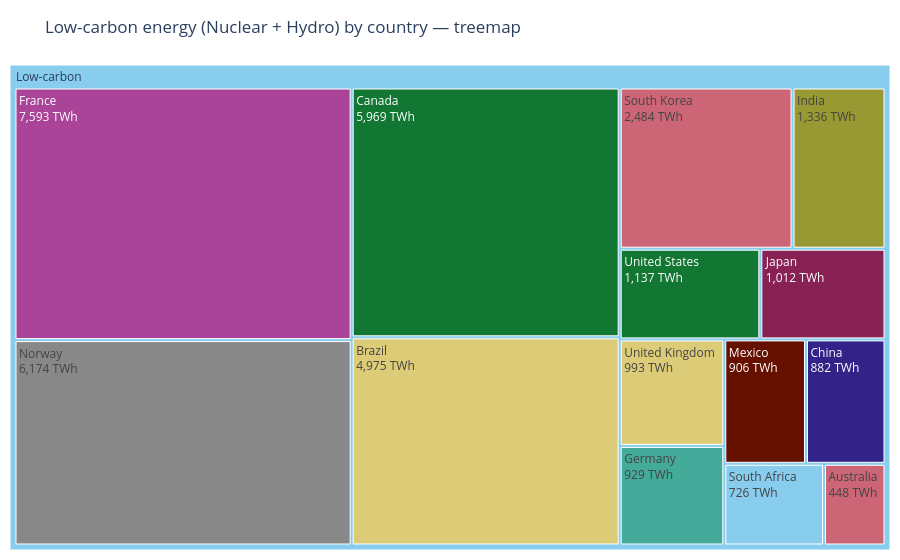
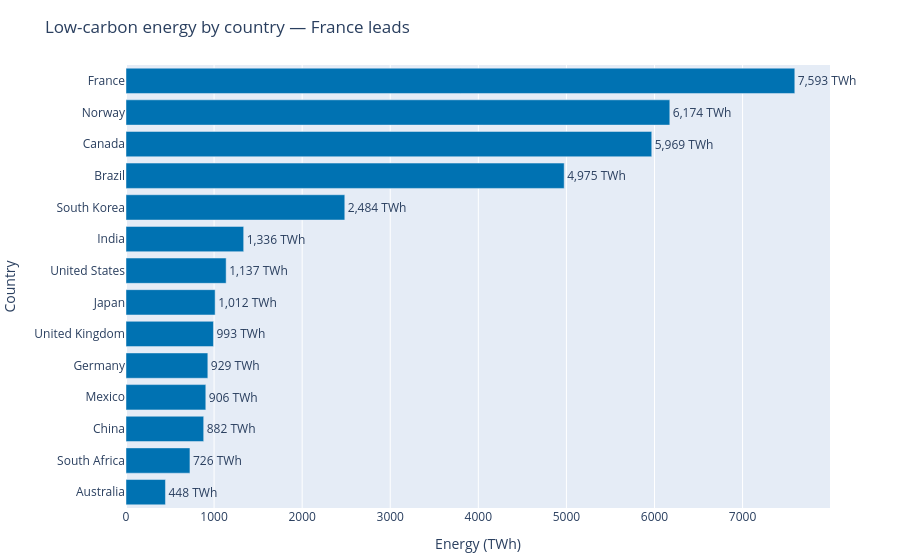

The notebook cell these images were saved under, in order:
### Markdown cell above
## Task 2 — Treemap vs bar: low-carbon energy by country

**What to build:** Build **both** a treemap and a horizontal bar chart showing total low-carbon TWh (Nuclear + Hydro) per country. Then answer the question in a markdown cell below.

**Requirements:**
- Filter to `Source_Type == 'Low-carbon'` and aggregate TWh by country
- Treemap: single-level `path=['All', 'Country']` with a dummy root node labelled `'Low-carbon'`
- Bar chart: sorted by TWh, horizontal orientation, CVD-safe colour
- Both charts show TWh values, not percentages
- Insight title on the bar chart naming the leading country

### Code cell
# Task 2 — Low-carbon energy treemap and horizontal bar chart

# Keep Nuclear and Hydro (Source_Type == "Low-carbon") and aggregate by country.
df_low_carbon = df.loc[df["Source_Type"] == "Low-carbon"].copy()

if df_low_carbon.empty:
    raise ValueError("No low-carbon rows were found. Check the Source values in the CSV.")

low_carbon_country = (
    df_low_carbon.groupby("Country", as_index=False)["TWh"]
    .sum()
    .sort_values("TWh", ascending=False)
)
low_carbon_country["All"] = "Low-carbon"

# Treemap: single-level hierarchy under the dummy root 'Low-carbon'.
fig2a = px.treemap(
    low_carbon_country,
    path=["All", "Country"],
    values="TWh",
    color="Country",
    color_discrete_sequence=px.colors.qualitative.Safe
)
fig2a.update_traces(
    texttemplate="%{label}<br>%{value:,.0f} TWh",
    hovertemplate="<b>%{label}</b><br>%{value:,.2f} TWh<extra></extra>"
)
fig2a.update_layout(
    title="Low-carbon energy (Nuclear + Hydro) by country — treemap",
    margin=dict(t=65, l=10, r=10, b=10)
)
fig2a.show()

# Horizontal bar chart: sorted from highest to lowest.
leading_country = low_carbon_country.iloc[0]
fig2b = px.bar(
    low_carbon_country.sort_values("TWh", ascending=True),
    x="TWh",
    y="Country",
    orientation="h",
    text="TWh",
    color_discrete_sequence=["#0072B2"]
)
fig2b.update_traces(
    texttemplate="%{text:,.0f} TWh",
    textposition="outside",
    cliponaxis=False
)
fig2b.update_layout(
    title=f"Low-carbon energy by country — {leading_country['Country']} leads",
    xaxis_title="Energy (TWh)",
    yaxis_title="Country",
    margin=dict(t=65, l=10, r=70, b=10)
)
fig2b.show()

print(
    f"Insight: {leading_country['Country']} has the highest combined Nuclear + Hydro "
    f"output at {leading_country['TWh']:,.1f} TWh."
)

### Figure 1 — Plotly figure (JSON) as saved in the notebook; plotly's stock layout.template omitted (floating-point values rounded to 4 significant figures)
{"data": [{"branchvalues": "total", "customdata": [["(?)"], ["Australia"], ["Brazil"], ["Canada"], ["China"], ["France"], ["Germany"], ["India"], ["Japan"], ["Mexico"], ["Norway"], ["South Africa"], ["South Korea"], ["United Kingdom"], ["United States"]], "domain": {"x": [0, 1], "y": [0, 1]}, "hovertemplate": "<b>%{label}</b><br>%{value:,.2f} TWh<extra></extra>", "ids": ["Low-carbon", "Low-carbon/Australia", "Low-carbon/Brazil", "Low-carbon/Canada", "Low-carbon/China", "Low-carbon/France", "Low-carbon/Germany", "Low-carbon/India", "Low-carbon/Japan", "Low-carbon/Mexico", "Low-carbon/Norway", "Low-carbon/South Africa", "Low-carbon/South Korea", "Low-carbon/United Kingdom", "Low-carbon/United States"], "labels": ["Low-carbon", "Australia", "Brazil", "Canada", "China", "France", "Germany", "India", "Japan", "Mexico", "Norway", "South Africa", "South Korea", "United Kingdom", "United States"], "marker": {"colors": ["rgb(136, 204, 238)", "rgb(204, 102, 119)", "rgb(221, 204, 119)", "rgb(17, 119, 51)", "rgb(51, 34, 136)", "rgb(170, 68, 153)", "rgb(68, 170, 153)", "rgb(153, 153, 51)", "rgb(136, 34, 85)", "rgb(102, 17, 0)", "rgb(136, 136, 136)", "rgb(136, 204, 238)", "rgb(204, 102, 119)", "rgb(221, 204, 119)", "rgb(17, 119, 51)"]}, "name": "", "parents": ["", "Low-carbon", "Low-carbon", "Low-carbon", "Low-carbon", "Low-carbon", "Low-carbon", "Low-carbon", "Low-carbon", "Low-carbon", "Low-carbon", "Low-carbon", "Low-carbon", "Low-carbon", "Low-carbon"], "texttemplate": "%{label}<br>%{value:,.0f} TWh", "type": "treemap", "values": [35560.0, 448.0, 4975.0, 5969.0, 882.0, 7593.0, 929.0, 1336.0, 1012.0, 906.0, 6174.0, 726.0, 2484.0, 993.0, 1137.0]}], "layout": {"legend": {"tracegroupgap": 0}, "margin": {"b": 10, "l": 10, "r": 10, "t": 65}, "title": {"text": "Low-carbon energy (Nuclear + Hydro) by country — treemap"}, "treemapcolorway": ["rgb(136, 204, 238)", "rgb(204, 102, 119)", "rgb(221, 204, 119)", "rgb(17, 119, 51)", "rgb(51, 34, 136)", "rgb(170, 68, 153)", "rgb(68, 170, 153)", "rgb(153, 153, 51)", "rgb(136, 34, 85)", "rgb(102, 17, 0)", "rgb(136, 136, 136)"]}}

### Figure 2 — Plotly figure (JSON) as saved in the notebook; plotly's stock layout.template omitted (floating-point values rounded to 4 significant figures)
{"data": [{"cliponaxis": false, "hovertemplate": "TWh=%{text}<br>Country=%{y}<extra></extra>", "legendgroup": "", "marker": {"color": "#0072B2", "pattern": {"shape": ""}}, "name": "", "orientation": "h", "showlegend": false, "text": [448.0, 726.0, 882.0, 906.0, 929.0, 993.0, 1012.0, 1137.0, 1336.0, 2484.0, 4975.0, 5969.0, 6174.0, 7593.0], "textposition": "outside", "texttemplate": "%{text:,.0f} TWh", "type": "bar", "x": [448.0, 726.0, 882.0, 906.0, 929.0, 993.0, 1012.0, 1137.0, 1336.0, 2484.0, 4975.0, 5969.0, 6174.0, 7593.0], "xaxis": "x", "y": ["Australia", "South Africa", "China", "Mexico", "Germany", "United Kingdom", "Japan", "United States", "India", "South Korea", "Brazil", "Canada", "Norway", "France"], "yaxis": "y"}], "layout": {"barmode": "relative", "legend": {"tracegroupgap": 0}, "margin": {"b": 10, "l": 10, "r": 70, "t": 65}, "title": {"text": "Low-carbon energy by country — France leads"}, "xaxis": {"anchor": "y", "domain": [0, 1], "title": {"text": "Energy (TWh)"}}, "yaxis": {"anchor": "x", "domain": [0, 1], "title": {"text": "Country"}}}}
